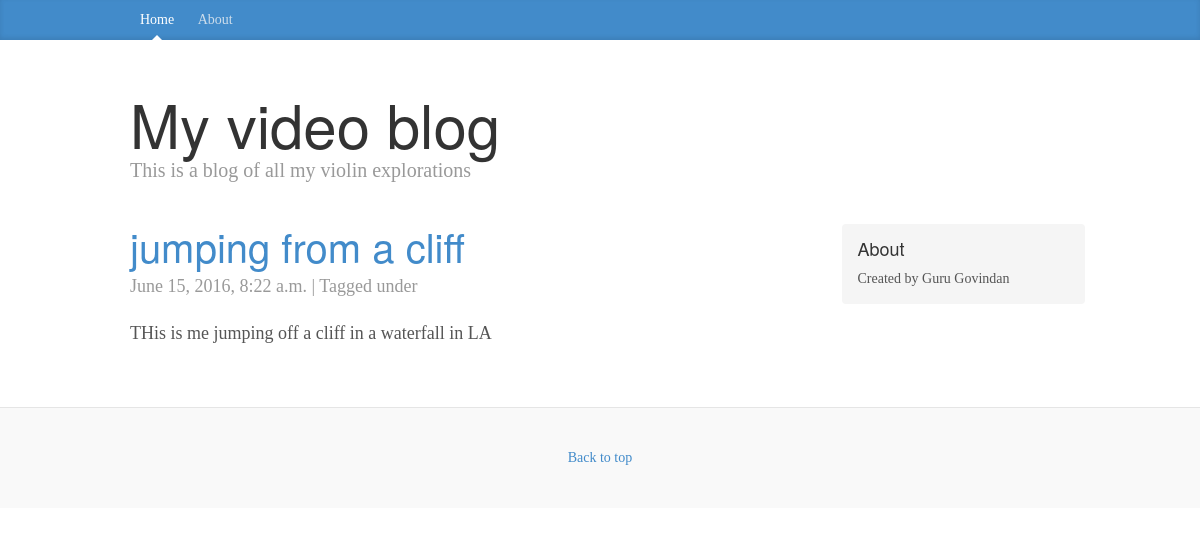
/entry/jumping-cliff, run on the app's committed database.
### vblog/models.py (models this page shows, shortened)
class Entry(models.Model):
    title = models.CharField(max_length=200)
    video = EmbedVideoField(default="")
    body = models.TextField()
    slug = models.SlugField(max_length=200, unique=True)
    publish = models.BooleanField(default=False)
    created = models.DateTimeField(auto_now_add=True)
    modified = models.DateTimeField(auto_now=True)
    tags = models.ManyToManyField(Tag)
    entry_id = models.UUIDField(default=uuid.uuid4, editable=False)
    objects = EntryQuerySet.as_manager()
    class Meta:
        verbose_name = "Blog Entry"
        verbose_name_plural = "Blog Entries"
        ordering = ["-created"]

### vblog/views.py (the view)
# urls.py: url(r'^entry/(?P<slug>\S+)$', views.VBlogDetail.as_view(), name="entry_detail"),
class VBlogDetail(generic.DetailView):
    model = models.Entry
    template_name = "post.html"

### templates/post.html
{% extends "base.html" %}
{% load django_markdown %}
{% block blog_entries %}
  <div class="post">
    <h2><a href="{% url "entry_detail" slug=object.slug %}">{{ object.title }}</a></h2>
    <p class="meta">
      {{ object.created }} |
      Tagged under {{  object.tags.all|join:", " }}
    </p>
    {{ object.body|markdown }}
  </div>
{% endblock %}

### static/css/blog.css (style rules this page uses)
body { font-family: Georgia, "Times New Roman", Times, serif; color: #555; }
h1, .h1, h2, .h2, h3, .h3, h4, .h4, h5, .h5, h6, .h6 { margin-top: 0; font-family: "Helvetica Neue", Helvetica, Arial, sans-serif; font-weight: normal; color: #333; }
.post { margin-bottom: 60px; }
div.post h2:first-child { margin-bottom: 5px; font-size: 40px; }
.meta { margin-bottom: 20px; color: #999; }

### data on the page
Entry: title "jumping from a cliff", created "June 15, 2016, 8:22 a.m.", body "THis is me jumping off a cliff in a waterfall in LA"
